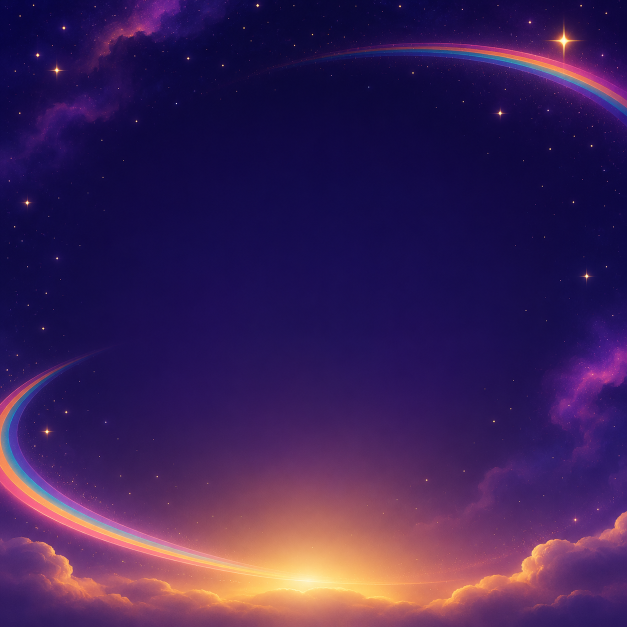
#> input picture cody-device/assets/cody/onboarding/source/welcome.png, 1254 x 1254 px (shown at 1/2 size); its folder holds 2 pictures in this run
$ python generate_cody_onboarding_art.py
#> lines starting #> are read from the running program, lines starting #| are printed output that depends on the picture
"""Prepare the two authored onboarding backgrounds for the native display."""

from pathlib import Path
from PIL import Image

ROOT = Path(__file__).resolve().parents[2]
ASSETS = ROOT / "cody-device/assets/cody/onboarding"
SIDE = 466


# No parameters: converts retained source artwork into indexed RGB565 resources.
# Exception: Propagates source, image conversion, and output failures.
def main():
    for name in ("welcome", "sofia"):
        with Image.open(ASSETS / "source" / f"{name}.png") as source:
#> source is the input picture: PIL image 1254x1254 RGB; mean R, G, B 61.6, 33.4, 87.5
            image = source.convert("RGB").resize((SIDE, SIDE), Image.Resampling.LANCZOS)
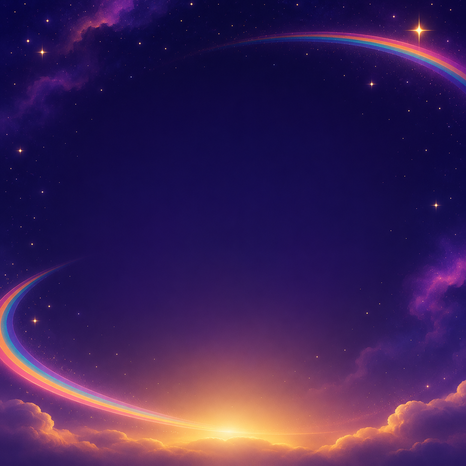
#> image: PIL image 466x466 RGB; mean R, G, B 61.6, 33.4, 87.5
        indexed = image.quantize(colors=256, method=Image.Quantize.MEDIANCUT, dither=Image.Dither.NONE)
        palette = indexed.getpalette()
#> palette = 768 values, max 253 at index 0, min 5 at index 766, mean 59.32
        pixels = bytearray()
        for index in range(256):
            red, green, blue = palette[index * 3:index * 3 + 3]
            color = ((red >> 3) << 11) | ((green >> 2) << 5) | (blue >> 3)
            pixels.extend((color >> 8, color & 0xff))
#> this loop made 256 passes
#> (red, green, blue, color) on passes 1 to 3: (253, 222, 141, 65265), (252, 199, 111, 65069), (252, 182, 103, 64940)
        pixels.extend(indexed.tobytes())
        output = ASSETS / "generated" / f"{name}.rgb565"
        output.parent.mkdir(parents=True, exist_ok=True)
        output.write_bytes(pixels)
        print(f"Generated {output.relative_to(ROOT)} ({len(pixels)} bytes)")
#| Generated cody-device/assets/cody/onboarding/generated/welcome.rgb565 (217668 bytes)
#> pass 2 of the loop in main, `for name in ("welcome", "sofia"):`:
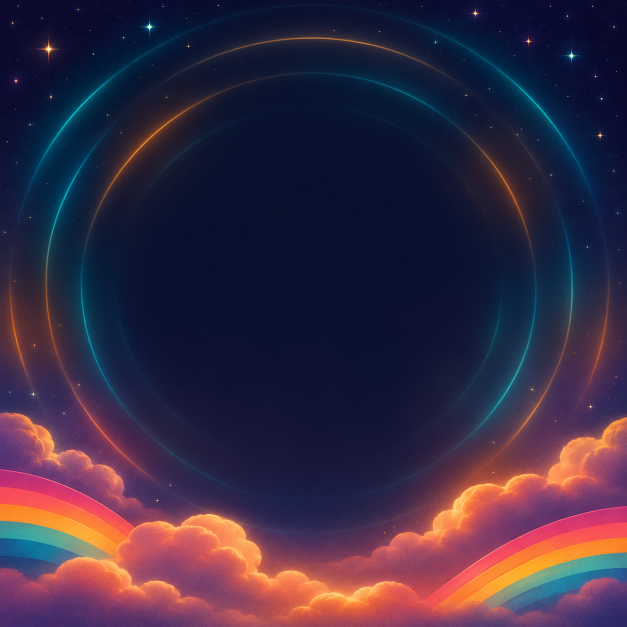
#> input picture cody-device/assets/cody/onboarding/source/sofia.png, 1254 x 1254 px (shown at 1/2 size)
#> in main, source is the input picture: PIL image 1254x1254 RGB; mean R, G, B 57.1, 42.7, 66.9
#> in main, `image = source.convert("RGB").resize((SIDE, SIDE), Image.Resampling.LA..`:
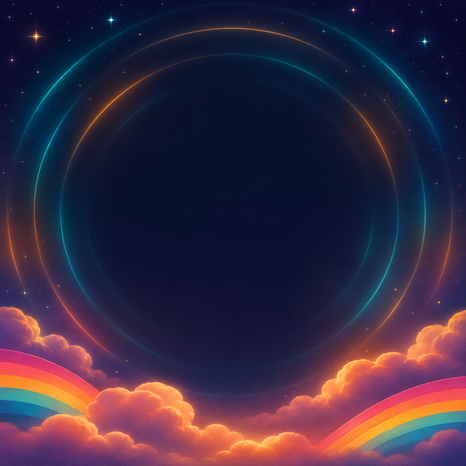
#> image: PIL image 466x466 RGB; mean R, G, B 57.1, 42.7, 66.9
#> palette = 768 values, max 253 at index 0, min 1 at index 207, mean 57.05
#> the loop in main, `for index in range(256):` made 256 passes
#> (red, green, blue, color) on passes 1 to 3: (253, 187, 100, 64972), (253, 172, 68, 64872), (252, 163, 74, 64777)
#| Generated cody-device/assets/cody/onboarding/generated/sofia.rgb565 (217668 bytes)


if __name__ == "__main__":
    main()
